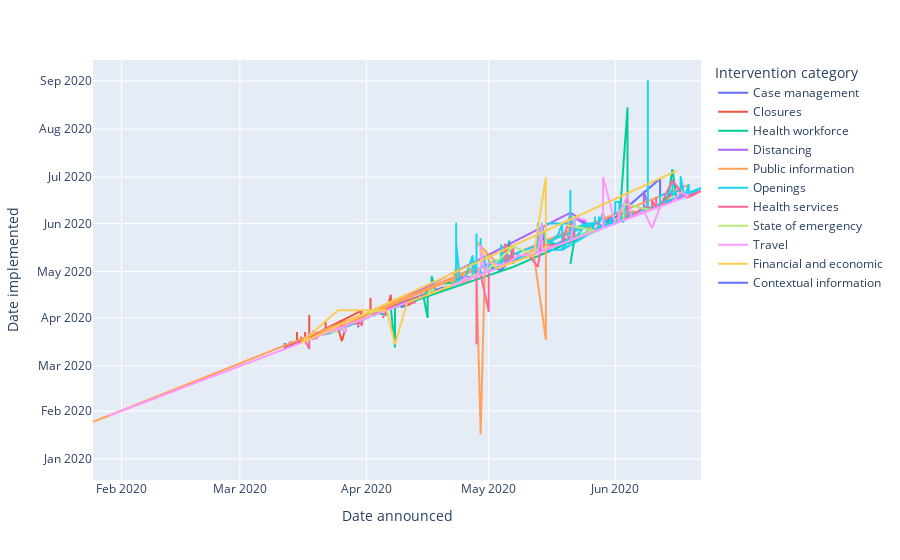

Here is the notebook cell this chart was saved with:
### Markdown cell above
- Here we can see in the early months **Case management, Travel, Public information** were implemented. The reason were massive failures of judgement and inaction in January, February, and even March of this year.
 - After month of march when respective governments saw significant rise in number of cases of COVID-19, then majority of intervention categories were implemented. Most commonly used is closures nationwide along with other measures.

### Code cell
px.line(intervention_scan_data, x = 'Date announced', y = 'Date implemented', color='Intervention category')
